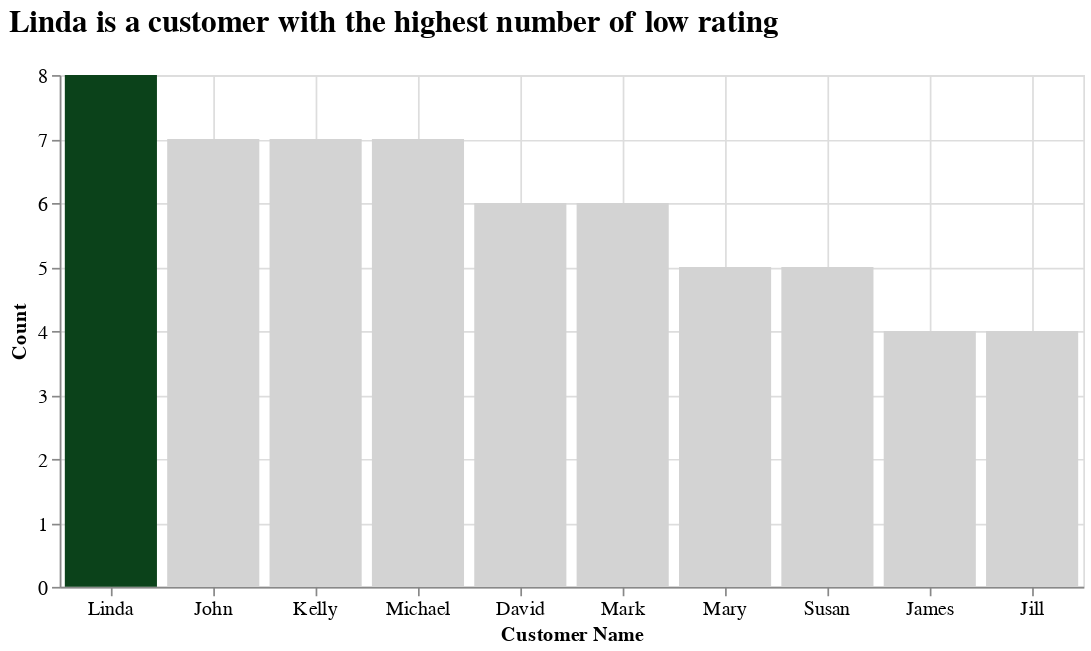

The notebook cell saved with this chart:
### Code cell
# prepare dataset
rating_name_df = (df[df['rating'] == 1]
                  .groupby('name')
                  .size()
                  .reset_index(name='count')
                  .nlargest(10, 'count'))

# visualize rating score by names
alt.Chart(rating_name_df).mark_bar().encode(
    alt.X('name', sort='-y', title='Customer Name', axis=alt.Axis(labelAngle=0)), 
    alt.Y('count', title='Count'),
    color=alt.condition(
        alt.datum.name == 'Linda',
        alt.value('#0b421a'),  
        alt.value('lightgrey')),
    tooltip=['name', 'count']
).properties(
    title=alt.Title('Linda is a customer with the highest number of low rating',
    anchor='start',
    fontSize=18,
    offset=15),
    width=600, height=300
).configure_axis(
    labelFontSize=12,
    titleFontSize=12,
    grid=True
)

### Figure 1 — Vega-Lite specification as saved in the notebook (floating-point values rounded to 4 significant figures)
{"config": {"view": {"continuousWidth": 300, "continuousHeight": 300}, "axis": {"grid": true, "labelFontSize": 12, "titleFontSize": 12}}, "data": {"name": "data-24a03ae29ef908aae5459b5af74a83a1"}, "mark": {"type": "bar"}, "encoding": {"color": {"condition": {"test": "(datum.name === 'Linda')", "value": "#0b421a"}, "value": "lightgrey"}, "tooltip": [{"field": "name", "type": "nominal"}, {"field": "count", "type": "quantitative"}], "x": {"axis": {"labelAngle": 0}, "field": "name", "sort": "-y", "title": "Customer Name", "type": "nominal"}, "y": {"field": "count", "title": "Count", "type": "quantitative"}}, "height": 300, "title": {"text": "Linda is a customer with the highest number of low rating", "anchor": "start", "fontSize": 18, "offset": 15}, "width": 600, "$schema": "https://vega.github.io/schema/vega-lite/v5.17.0.json", "datasets": {"data-24a03ae29ef908aae5459b5af74a83a1": [{"name": "Linda", "count": 8}, {"name": "John", "count": 7}, {"name": "Kelly", "count": 7}, {"name": "Michael", "count": 7}, {"name": "David", "count": 6}, {"name": "Mark", "count": 6}, {"name": "Mary", "count": 5}, {"name": "Susan", "count": 5}, {"name": "James", "count": 4}, {"name": "Jill", "count": 4}]}}
